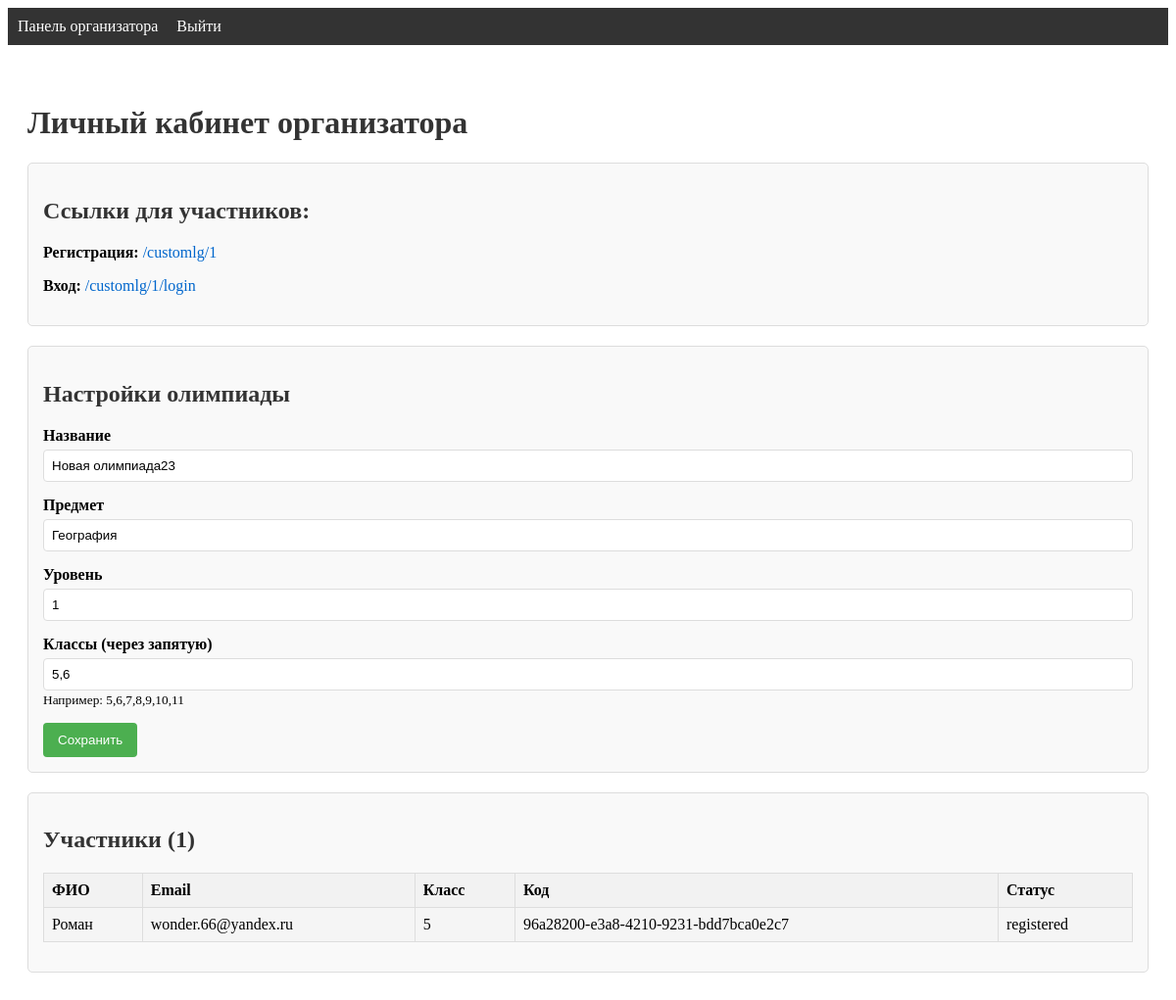
The page /organizer_dashboard (signed in) on the database its author committed.
### app/models.py (models this page shows, shortened)
class Olympiad(UserMixin, db.Model):
    id = db.Column(db.Integer, primary_key=True)
    name = db.Column(db.String(150), nullable=False)
    subject = db.Column(db.String(100), nullable=False)
    level = db.Column(db.String(50))
    logo = db.Column(db.String(255))  # Путь к логотипу
    grades = db.Column(db.String(100))  # Классы через запятую: "5,6,7"
    status = db.Column(OlympiadStatus, default="registration")
    participants = db.relationship("Participant", backref="olympiad")
    organizer_username = db.Column(db.String(80), unique=True, nullable=False)
    organizer_email = db.Column(db.String(120), unique=True, nullable=False)
    organizer_password_hash = db.Column(db.String(128))

class Participant(UserMixin, db.Model):
    id = db.Column(db.Integer, primary_key=True)
    olympiad_id = db.Column(db.Integer, db.ForeignKey("olympiad.id"), nullable=False)
    participant_code = db.Column(
        db.String(36), default=lambda: str(uuid.uuid4()), unique=True
    )
    grade = db.Column(db.String(10), nullable=False)
    encrypted_data = db.Column(db.Text)
    status = db.Column(ParticipantStatus, default="registered")
    work_scan = db.Column(db.String(255))
    score = db.Column(db.Integer)
    comments = db.Column(db.Text)
    participant_email = db.Column(db.String(120), nullable=False)
    participant_password_hash = db.Column(db.String(128))
    participant_name = db.Column(db.String(150))
    __table_args__ = (
        UniqueConstraint(
            "olympiad_id", "participant_email", name="unique_participant_per_olympiad"
        ),
    )

### app/routes.py (the view)
@bp.route("/organizer_dashboard")
@login_required
def organizer_dashboard():
    if session.get('user_type') != 'organizer':
        logout_user()
        return redirect(url_for("main.login_organizer"))
    participants = Participant.query.filter_by(olympiad_id=current_user.id).all()
    form = OlympiadSettingsForm(obj=current_user)
    return render_template(
        "organizer_dashboard.html",
        participants=participants,
        custom_link=f"/customlg/{current_user.id}",
        form=form,
    )

### app/forms.py
class OlympiadSettingsForm(FlaskForm):
    name = StringField("Название", validators=[DataRequired()])
    subject = StringField("Предмет", validators=[DataRequired()])
    level = StringField("Уровень")
    grades = StringField("Классы (через запятую)", validators=[DataRequired()])

### app/__init__.py (called while the page is built)
@login_manager.user_loader
def load_user(user_id):
    from app.models import Olympiad, Participant
    if session.get('user_type') == 'participant':
        return Participant.query.get(int(user_id))
    else:
        return Olympiad.query.get(int(user_id))

### app/templates/organizer_dashboard.html (shortened to what this page needs)
{% extends 'base.html' %}
{% block content %}
<h1>Личный кабинет организатора</h1>
<div class="section">
    <h2>Ссылки для участников:</h2>
    <p><strong>Регистрация:</strong> <a href="{{ custom_link }}" target="_blank">{{ custom_link }}</a></p>
    <p><strong>Вход:</strong> <a href="{{ custom_link }}/login" target="_blank">{{ custom_link }}/login</a></p>
</div>
<div class="section">
    <h2>Настройки олимпиады</h2>
    <form method="POST" action="{{ url_for('main.olympiad_settings') }}">
        <div class="form-group">
            {{ form.name.label }} {{ form.name(class="form-control") }}
        </div>
        <div class="form-group">
            {{ form.subject.label }} {{ form.subject(class="form-control") }}
        </div>
        <div class="form-group">
            {{ form.level.label }} {{ form.level(class="form-control") }}
        </div>
        <div class="form-group">
            {{ form.grades.label }} {{ form.grades(class="form-control") }}
            <small>Например: 5,6,7,8,9,10,11</small>
        </div>
        <input type="submit" value="Сохранить" class="btn">
    </form>
</div>
<div class="section">
    <h2>Участники ({{ participants|length }})</h2>
    <table>
        <tr>
            <th>ФИО</th>
            <th>Email</th>
            <th>Класс</th>
            <th>Код</th>
            <th>Статус</th>
        </tr>
        {% for participant in participants %}
        <tr>
            <td>{{ participant.participant_name }}</td>
            <td>{{ participant.participant_email }}</td>
            <td>{{ participant.grade }}</td>
            <td>{{ participant.participant_code }}</td>
            <td>{{ participant.status }}</td>
        </tr>
        {% endfor %}
    </table>
</div>
{% endblock %}

### app/templates/base.html (shortened to what this page needs)
<!DOCTYPE html>
<html>
<head>
    <link rel="stylesheet" href="{{ url_for('static', filename='styles.css') }}">
</head>
<body>
    <nav>
        {% if current_user.is_authenticated %}
            {% if session.get('user_type') == 'organizer' %}
                <a href="{{ url_for('main.organizer_dashboard') }}">Панель организатора</a>
                <a href="{{ url_for('main.logout') }}">Выйти</a>
            {% elif session.get('user_type') == 'participant' %}
                <a href="{{ url_for('main.participant_dashboard', olympiad_id=current_user.olympiad_id) }}">Личный кабинет</a>
                <a href="{{ url_for('main.participant_logout', olympiad_id=current_user.olympiad_id) }}">Выйти</a>
            {% endif %}
        {% else %}
            <a href="{{ url_for('main.login_organizer') }}">Вход для организаторов</a>
            <a href="{{ url_for('main.register_organizer') }}">Регистрация организатора</a>
        {% endif %}
    </nav>
    <div class="container">
        {% block content %}{% endblock %}
    </div>
</body>
</html>

### app/static/styles.css (style rules this page uses)
.section { margin: 20px 0; padding: 15px; border: 1px solid #ddd; border-radius: 5px; background-color: #f9f9f9; }
table { width: 100%; border-collapse: collapse; margin: 15px 0; }
td, th { border: 1px solid #ddd; padding: 8px; text-align: left; }
th { background-color: #f2f2f2; font-weight: bold; }
tr:nth-child(even) { background-color: #f5f5f5; }
.form-group { margin-bottom: 15px; }
.form-group label { display: block; margin-bottom: 5px; font-weight: bold; }
.form-control { width: 100%; padding: 8px; border: 1px solid #ddd; border-radius: 4px; box-sizing: border-box; }
.btn { padding: 10px 15px; background-color: #4CAF50; color: white; border: none; border-radius: 4px; cursor: pointer; }
h1, h2, h3 { color: #333; }
a { color: #0066cc; text-decoration: none; }

### app/templates/base.html (style rules this page uses)
nav { background-color: #333; padding: 10px; margin-bottom: 20px; }
nav a { color: white; text-decoration: none; margin-right: 15px; }
.container { max-width: 1200px; margin: 0 auto; padding: 20px; }

### rows shown on the page
Olympiad: name "Новая олимпиада23", subject "География", level "1", grades "5,6"
Participant: participant_name "Роман", participant_email "wonder.66@yandex.ru", grade "5", participant_code "96a28200-e3a8-4210-9231-bdd7bca0e2c7", status "registered"

### other values the page prints
{{ custom_link }} "/customlg/1"
{{ participants|length }} "1"
